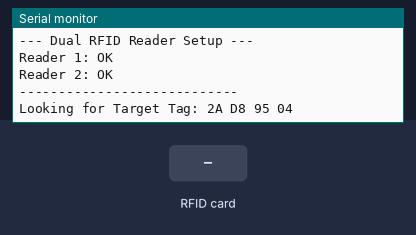
The sketch below on a simulated ESP8266 (NodeMCU). On the bench: the last lines printed to the serial monitor. The inputs (shaded band) are chosen by the test bench.

Above: at 1.3 s.
1.4 s: RFID card 2A D8 95 04 held to the reader
At 1.9 s:
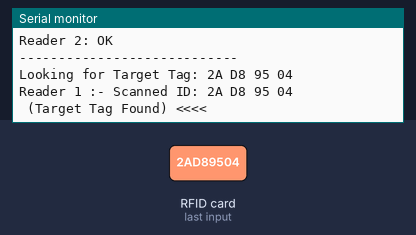
2.9 s: RFID card 5E 7A 19 C4 held to the reader
At 3.3 s:
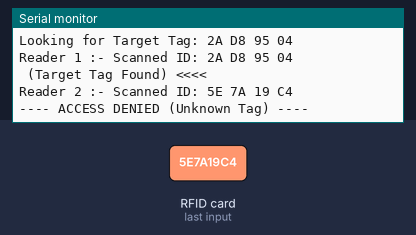

Measured:
- after the input at 1.4 s, the serial monitor: prints a new line at once (image 1)
- after the input at 2.9 s, the serial monitor: prints a new line at once (image 2)

The sketch:

check_for_Tag.ino
```cpp
#include <SPI.h>
#include <MFRC522.h>

// --- PIN DEFINITIONS ---
#define RST_PIN_1   D3  // Reader 1 RST (GPIO0)
#define SS_PIN_1    D8  // Reader 1 SDA/SS (GPIO15)
#define RST_PIN_2   D4  // Reader 2 RST (GPIO2)
#define SS_PIN_2    D2  // Reader 2 SDA/SS (GPIO4)

// --- TARGET TAG ID ---
// The tag ID to look for: 2A D8 95 04
// MFRC522 stores this as an array of bytes.
const byte TARGET_TAG_UID[] = {0x2A, 0xD8, 0x95, 0x04};
const byte TARGET_TAG_SIZE = sizeof(TARGET_TAG_UID);

// Create two MFRC522 instances
MFRC522 reader1(SS_PIN_1, RST_PIN_1);
MFRC522 reader2(SS_PIN_2, RST_PIN_2);

void setup() {
  Serial.begin(115200);
  SPI.begin();

  reader1.PCD_Init();
  reader2.PCD_Init();

  Serial.println("--- Dual RFID Reader Setup ---");
  // ... (Initialization check code remains the same) ...
  Serial.print("Reader 1: ");
  if (reader1.PCD_ReadRegister(reader1.VersionReg) != 0x00) {
      Serial.println("OK");
  } else {
      Serial.println("Error");
  }
  Serial.print("Reader 2: ");
  if (reader2.PCD_ReadRegister(reader2.VersionReg) != 0x00) {
      Serial.println("OK");
  } else {
      Serial.println("Error");
  }
  Serial.println("----------------------------");
  Serial.println("Looking for Target Tag: 2A D8 95 04");
}

void loop() {
  readTag(reader1, "Reader 1");
  readTag(reader2, "Reader 2");
  delay(50);
}

// Function to compare the currently scanned tag UID with the target UID
bool compareTag(MFRC522::Uid currentUID) {
  // 1. Check if sizes match
  if (currentUID.size != TARGET_TAG_SIZE) {
    return false;
  }

  // 2. Check if all bytes match
  for (byte i = 0; i < currentUID.size; i++) {
    if (currentUID.uidByte[i] != TARGET_TAG_UID[i]) {
      return false; // Mismatch found
    }
  }

  return true; // All bytes matched
}


// Function to handle tag reading and checking for the specific tag
void readTag(MFRC522& rfid, const char* readerName) {
  if (rfid.PICC_IsNewCardPresent() && rfid.PICC_ReadCardSerial()) {

    Serial.print(readerName);
    Serial.print(" :- Scanned ID: ");

    // Convert scanned UID to a string for printing (optional but helpful)
    String scannedID = "";
    for (byte i = 0; i < rfid.uid.size; i++) {
      if(rfid.uid.uidByte[i] < 0x10) {
        scannedID += "0";
      }
      scannedID += String(rfid.uid.uidByte[i], HEX);
      scannedID += " ";
    }
    scannedID.toUpperCase(); // Display in uppercase
    Serial.println(scannedID);

    // --- Check if the scanned tag matches the TARGET_TAG_UID ---
    if (compareTag(rfid.uid)) {
      Serial.println(" (Target Tag Found) <<<<");
      // You can add an action here, like turning on an LED or opening a lock
    } else {
      Serial.println("---- ACCESS DENIED (Unknown Tag) ----");
    }

    // Halt the card
    rfid.PICC_HaltA();
  }
}
```
